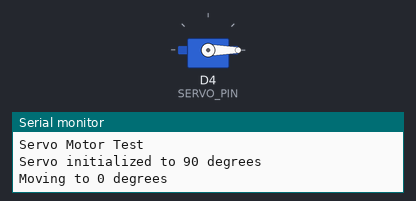
The sketch below on a simulated ESP8266 (NodeMCU). Shown: servo, the last lines printed to the serial monitor.

Above: at 1.05 s.
At 2.5 s:
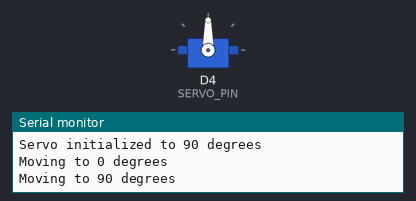
At 4.0 s:
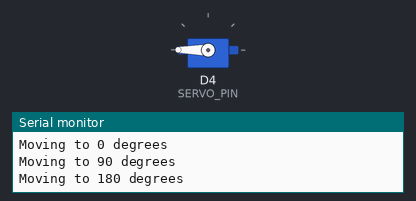
Timing chart, 0 to 7.9 s (numbered marks = the images above):
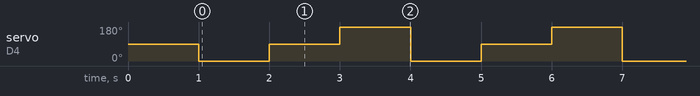

The sketch:

servoMotor_Test.ino
```cpp
#include <Servo.h>

// Create a Servo object
Servo myServo;

// Define the servo pin
#define SERVO_PIN D4 // GPIO2

void setup() {
  // Start serial communication
  Serial.begin(115200);
  Serial.println("Servo Motor Test");

  // Attach the servo to the pin
  myServo.attach(SERVO_PIN);

  // Move servo to the initial position
  myServo.write(90); // Middle position
  Serial.println("Servo initialized to 90 degrees");
  delay(1000);
}

void loop() {
  // Move servo to 0 degrees
  Serial.println("Moving to 0 degrees");
  myServo.write(0);
  delay(1000);

  // Move servo to 90 degrees
  Serial.println("Moving to 90 degrees");
  myServo.write(90);
  delay(1000);

  // Move servo to 180 degrees
  Serial.println("Moving to 180 degrees");
  myServo.write(180);
  delay(1000);
}
```

Measured:
- by itself, servo on D4 (SERVO_PIN): repeats every 3.0 s: 90° 1.0 s, 180° 1.0 s, 0° 1.0 s
